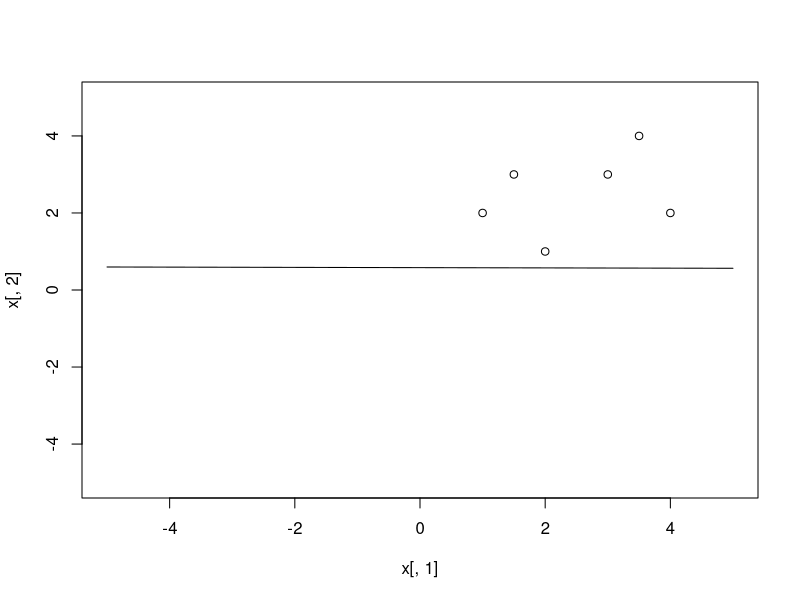
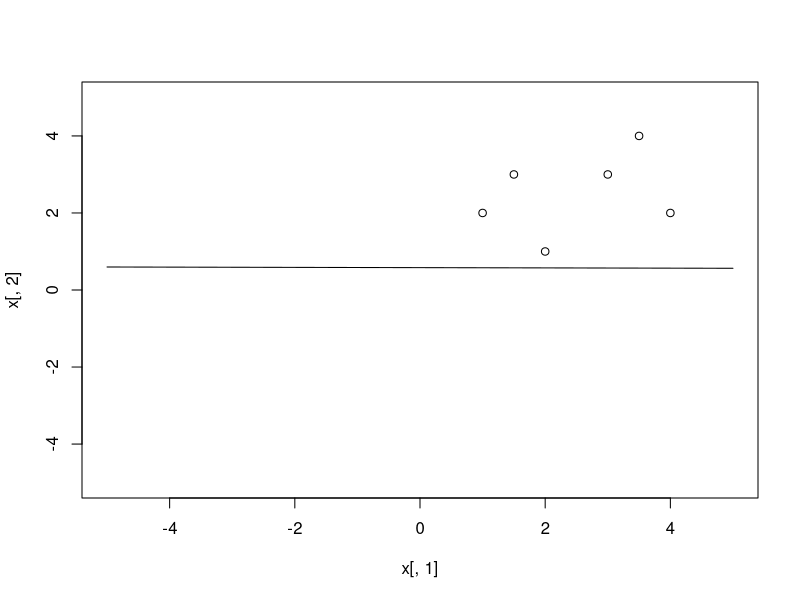
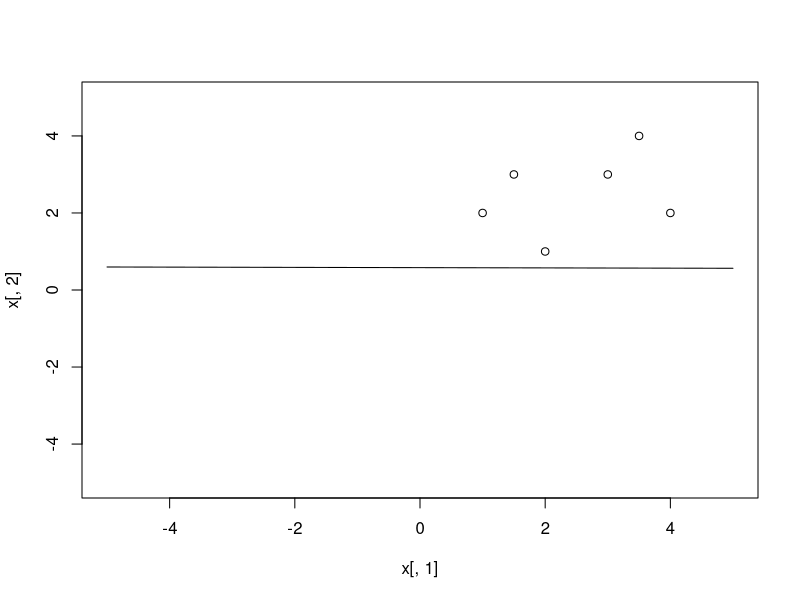
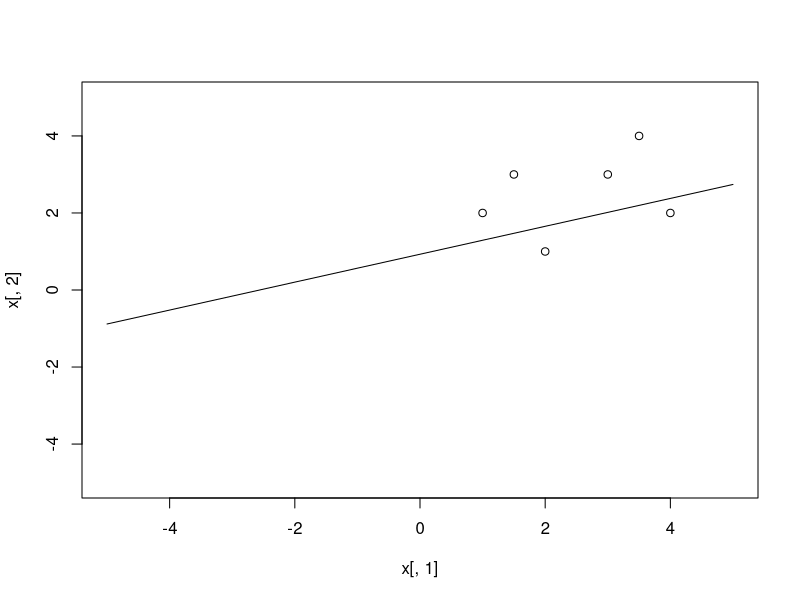
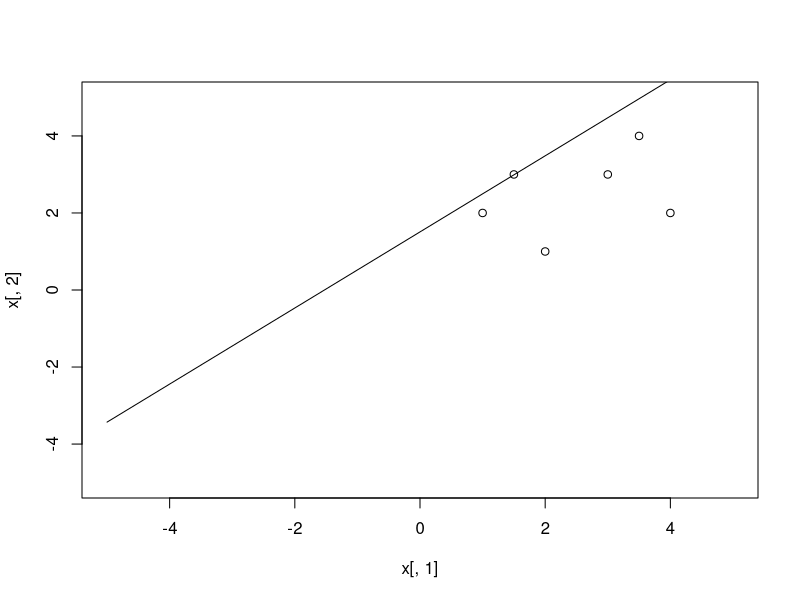
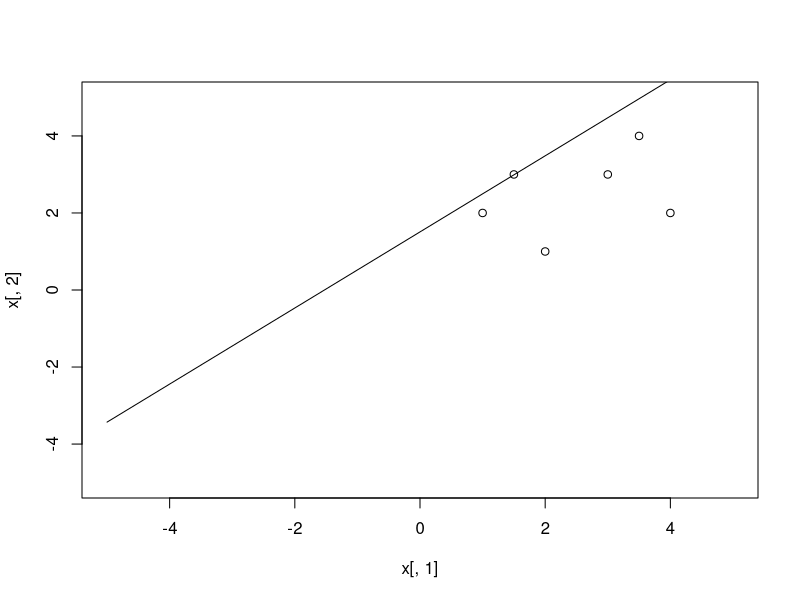
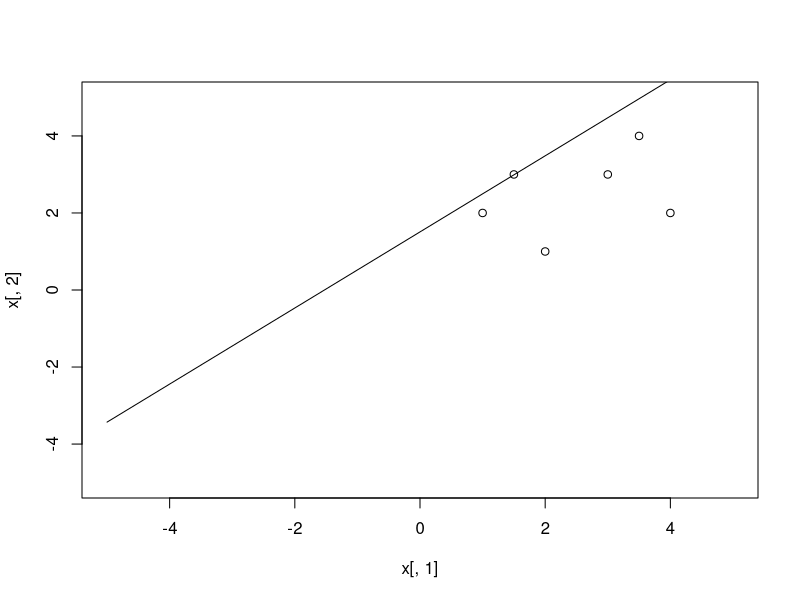
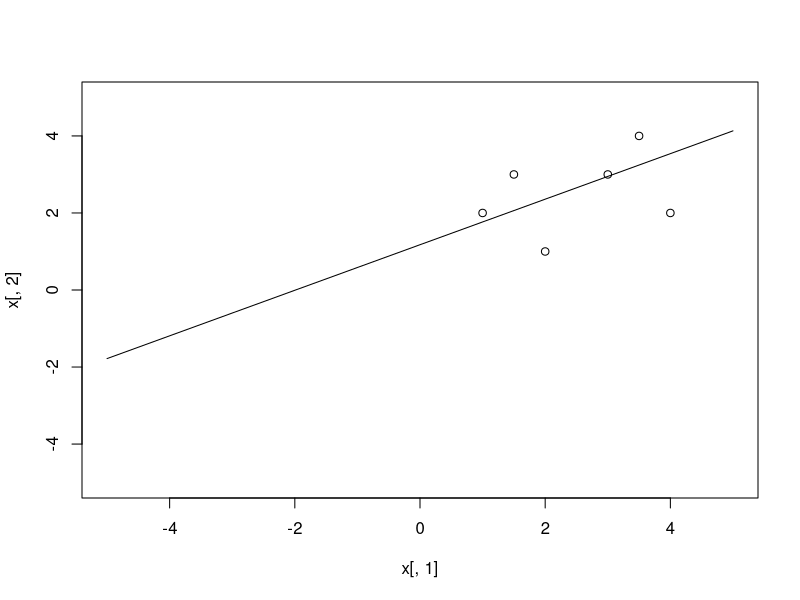

Write the R code that produced these figures, in order.
# perceptron.R

x <- c(1.5,2,1,3.5,3,4,3,1,2,4,3,2)
x <- matrix(x,nrow=6,ncol=2)
x <- cbind(x,1)

size = dim(x)

y <- c(0,0,0,1,1,1)


x_test <- c(2,3,1,3)
x_test <- matrix(x_test,nrow=2,ncol=2)
x_test <- cbind(x_test,1)

#w <- c(.5,-.1,.2)
w <- rnorm(3)
w_prev <- c(0,0,0)

a = 0.1

for (n in 1:100) {
if (sum(w-w_prev)==0)
break
w_prev = w
for (i in 1:size[1]){
pred <- x[i,]%*%w
print(pred)

if(pred>0) {
pred=1
} else {
pred=0
}

print(pred)

w = w + a * (y[i]-pred)*x[i,]
print(w) 

plot(x[,1],x[,2],xlim=c(-5,5),ylim=c(-5,5))
x1 = -5:5
y1 = (-w[1]*x1-w[3])/w[2]
matlines(x1,y1)
Sys.sleep(.1)
}
}

#w0*x+w1*y+w2 = 0
#
# y=1.4x - .7




